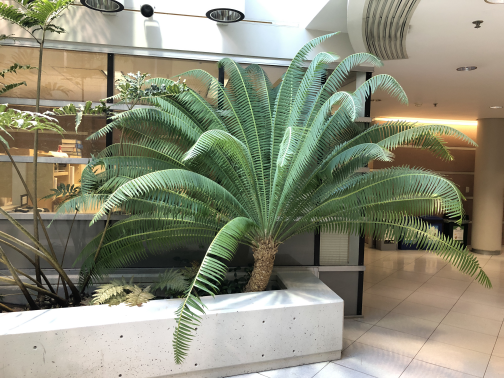
#> input picture image/image000.png, 504 x 378 px; its folder holds 4 pictures in this run
$ python createNPZ.py
#> lines starting #> are read from the running program, lines starting #| are printed output that depends on the picture
from __future__ import print_function
from __future__ import absolute_import
from distutils.dir_util import copy_tree

import os
import sys
import glob
import json
import re
import shutil
from shutil import copytree, ignore_patterns
import numpy as np

CONTEXT_LENGTH = 48
IMAGE_SIZE = 256
BATCH_SIZE = 64
EPOCHS = 10
STEPS_PER_EPOCH = 72000

class Utils:
    @staticmethod
    def sparsify(label_vector, output_size):
        sparse_vector = []

        for label in label_vector:
            sparse_label = np.zeros(output_size)
            sparse_label[label] = 1

            sparse_vector.append(sparse_label)

        return np.array(sparse_vector)

    @staticmethod
    def get_preprocessed_img(img_path, image_size):
#> called with img_path = './image/image000.png', image_size = 256
        import cv2
        img = cv2.imread(img_path)
#> img is the input picture: shape (378, 504, 3); mean B, G, R 120.7, 141.1, 140.5
        img = cv2.resize(img, (image_size, image_size))
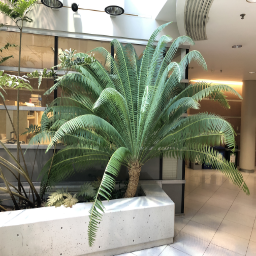
#> img: shape (256, 256, 3); mean B, G, R 120.6, 141, 140.4
        img = img.astype('float32')
        img /= 255
        return img

    @staticmethod
    def show(image):
        import cv2
        cv2.namedWindow("view", cv2.WINDOW_AUTOSIZE)
        cv2.imshow("view", image)
        cv2.waitKey(0)
        cv2.destroyWindow("view")

print("Converting images to numpy arrays...")

for f in os.listdir("./image"):
    if f.find(".png") != -1:
        img = Utils.get_preprocessed_img("{}/{}".format("./image", f), IMAGE_SIZE)
        file_name = f[:f.find(".png")]

        np.savez_compressed("{}/{}".format("./", file_name), features=img)
        retrieve = np.load("{}/{}.npz".format("./", file_name))["features"]

        assert np.array_equal(img, retrieve)
#> pass 2 of the loop `for f in os.listdir("./image"):`:
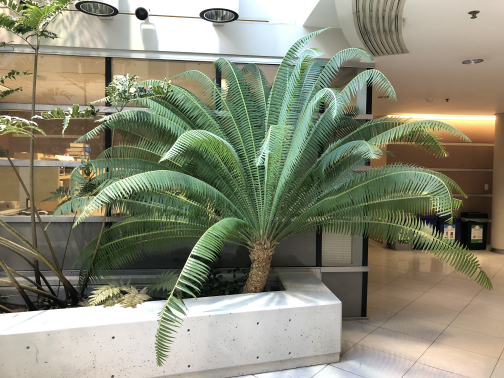
#> input picture image/image001.png, 504 x 378 px
#> in get_preprocessed_img, img is the input picture: shape (378, 504, 3); mean B, G, R 118.9, 139.2, 138.7
#> in get_preprocessed_img (call 2), `img = cv2.resize(img, (image_size, image_size))`:
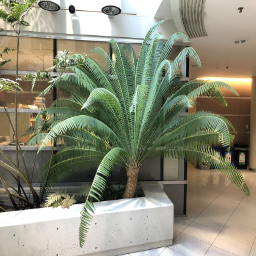
#> img: shape (256, 256, 3); mean B, G, R 118.8, 139.1, 138.5
#> pass 3 of the loop `for f in os.listdir("./image"):`:
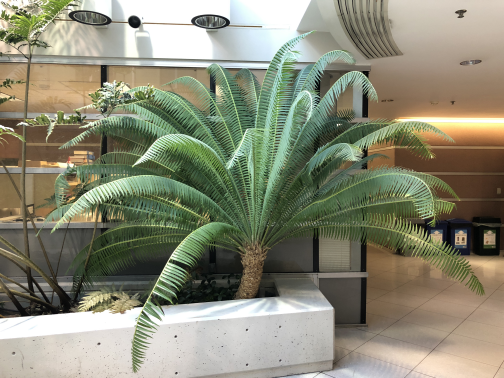
#> input picture image/image002.png, 504 x 378 px
#> in get_preprocessed_img, img is the input picture: shape (378, 504, 3); mean B, G, R 117.7, 138.1, 138
#> in get_preprocessed_img (call 3), `img = cv2.resize(img, (image_size, image_size))`:
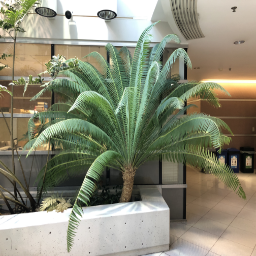
#> img: shape (256, 256, 3); mean B, G, R 117.5, 138, 137.8
#> the loop made 4 passes; the first 3 are shown

        # shutil.copyfile("{}/{}.gui".format("./image", file_name), "{}/{}.gui".format("./", file_name))

print("Numpy arrays saved in {}".format("./"))

data_all = [np.load(fname) for fname in ["image000.npz",
"image001.npz","image002.npz","image003.npz","image004.npz","image005.npz","image006.npz","image007.npz","image008.npz","image009.npz",
"image010.npz","image011.npz","image012.npz","image013.npz","image014.npz","image015.npz","image016.npz","image017.npz","image018.npz","image019.npz",]]
#> (reads image004.npz from the repository)
#> (reads image005.npz from the repository)
#> (reads image006.npz from the repository)
#> (reads image007.npz from the repository)
#> (the run stopped early here; a loop or call above may not have finished)
